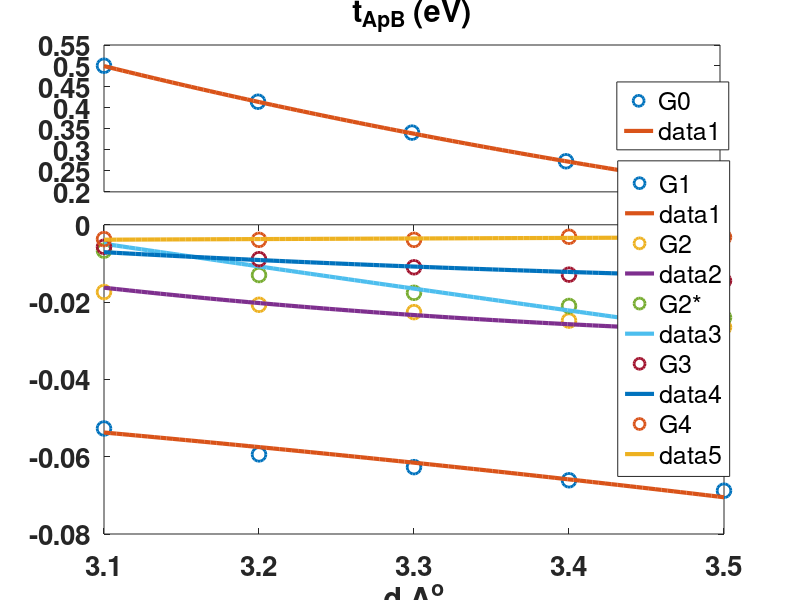

Write MATLAB code to recreate this figure. (Note: this script raises an error after producing the figure.)
% ~~~~~~ F4G4-parameters as a function of 'd' ~~~~~~

clear all
clc

% optimized 'd' = 3.261 A^o

AA_opt_d = [1.6729,0.0234,0.0273,0.0273,-0.0419,-0.0014,-0.0014 ];
BB_opt_d = [-2.3030,0.1892,0.0210,0.0210,-0.0367,0.0008,0.0008 ];
ApAp_opt_d = [1.7257,0.0106,0.0257,0.0257,-0.0440,-0.0013,-0.0013 ];
BpBp_opt_d = [-2.2097,0.1891,0.0146,0.0146,-0.0373,0.0007,0.0007 ];
ApB_opt_d = [0.3775,-0.0619,-0.0245,-0.0160,-0.0116,-0.0030,-0.0030 ];

AB_opt_d = [-2.6903,-0.2200,0.0779,-0.0227 ];
ApBp_opt_d = [-2.7087,-0.2034,0.0794,-0.0206 ];

BBp_opt_d = [-0.0177,-0.0467,0.0206,0.0072 ];
AAp_opt_d = [0.4835,0.0744,0.0520, 0.0218  ];
ABp_opt_d = [0.1190,-0.1383,-0.0215,-0.0023  ];

% d = 3.1 A^o

AA_d31 = [1.6528,0.0261,0.0240,0.0240,-0.0413,-0.0016,-0.0016   ];
BB_d31 = [-2.3318,0.1925,0.0232, 0.0232,-0.0360,0.0006,0.0006   ];
ApAp_d31 = [1.8491,0.0143,0.0248,0.0248,-0.0438, -0.0016,-0.0016  ];
BpBp_d31 = [-2.1440,0.1967,0.0172,0.0172,-0.0360,0.0010,0.0010  ];
ApB_d31 = [0.5006,-0.0527,-0.0174,-0.0067, -0.0057,-0.0037,-0.0037   ];

AB_d31 = [-2.6864,-0.2259,0.0765,-0.0231  ];
ApBp_d31 = [-2.6968,-0.2092,0.0768,-0.0227   ];

BBp_d31 = [-0.0100,-0.0658,0.0159,0.0061   ];
AAp_d31 = [0.4709,0.0362,0.0388, 0.0199    ];
ABp_d31 = [0.2029,-0.1360,-0.0063,0.0033   ];

% d = 3.2 A^o 
AA_d32 = [1.6567,0.0228,0.0258,0.0258,-0.0412,-0.0016,-0.0016   ];
BB_d32 = [-2.3130,0.1901,0.0222,0.0222,-0.0369,0.0006,0.0006  ];
ApAp_d32 = [1.7925,0.0129, 0.0260,0.0260,-0.0434,-0.0015,-0.0015   ];
BpBp_d32 = [-2.1733,0.1938,0.0168,0.0168,-0.0369,0.0009,0.0009  ];
ApB_d32 = [0.4148,-0.0594,-0.0207,-0.013,-0.0089,-0.0039,-0.003   ];

AB_d32 = [-2.6868,-0.2241,0.0783,-0.0227  ];
ApBp_d32 = [-2.7001,-0.2092,0.0784,-0.0220   ];

BBp_d32 = [-0.0157,-0.0546, 0.0186,0.0068   ];
AAp_d32 = [0.4768,0.0590,0.0463,0.0211  ];
ABp_d32 = [ 0.1558,-0.1363,-0.0146,0.0003   ];

% d = 3.3 A^o

AA_d33 = [1.6659,0.0175,0.0259,0.0259,-0.0422,-0.0018,-0.0018  ];
BB_d33 = [-2.3184,0.1883,0.0208,0.0208,-0.0379,0.0005,0.0005  ];
ApAp_d33 = [1.7539,0.0090,0.0256,0.0256,-0.0441,-0.0017,-0.0017 ];
BpBp_d33 = [-2.2196, 0.1906,0.0160,0.0160,-0.0380,0.0007,0.0007  ];
ApB_d33 = [0.3412,-0.0627,-0.0226,-0.0176,-0.0110,-0.0039,-0.0039  ];

AB_d33 = [-2.6894,-0.2215,0.0805,-0.0223  ];
ApBp_d33 = [-2.7035,-0.2083,0.0807, -0.0215  ];

BBp_d33 = [-0.0165,-0.0443,0.0205,0.0075  ];
AAp_d33 = [0.4628,0.0720,0.0498,0.0218   ];
ABp_d33 = [0.1174,-0.1323,-0.0196,-0.0022  ];

% d = 3.4 A^o

AA_d34 = [1.6789,0.0119,0.0255,0.0255,-0.0434, -0.0020,-0.0020   ];
BB_d34 = [-2.2902,0.1847,0.0191,0.0191, -0.0390,0.0004,0.0004   ];
ApAp_d34 = [1.7303,0.0044,0.0248,0.0248,-0.0451,-0.0017,-0.0017   ];
BpBp_d34 = [-2.2165,0.1857, 0.0147,0.0147,-0.0393,0.0005,0.0005   ];
ApB_d34 = [0.2729,-0.0661,-0.0248,-0.0210,-0.0129,-0.0031,-0.0031  ];

AB_d34 = [-2.6840,-0.2174,0.0827,-0.0219  ];
ApBp_d34 = [-2.6968,-0.2057,0.0831,-0.0208  ];

BBp_d34 = [ -0.0137,-0.0341, 0.0223,0.0084 ];
AAp_d34 = [ 0.4466,0.0829,0.0530,0.0222   ];
ABp_d34 = [0.0815,-0.1277, -0.0242,-0.0046  ];

% d = 3.5 A^o

AA_d35 = [1.6864,0.0066,0.0245,0.0245,-0.0448,-0.0021,-0.0021   ];
BB_d35 = [-2.2867,0.1822,0.0175,0.0175,-0.0400,0.0003,0.0003   ];
ApAp_d35 = [1.7018,-0.0006,0.0234,0.0234,-0.0462,-0.0019,-0.0019   ];
BpBp_d35 = [-2.2415,0.1818,0.0134,0.0134,-0.0405,0.0002,0.0002   ];
ApB_d35 = [0.215,-0.0688, -0.0265,-0.024,-0.0145, -0.0032,-0.0032   ];

AB_d35 = [-2.6833,-0.2138,0.0847,-0.0210  ];
ApBp_d35 = [-2.6953,-0.2033,0.0856,-0.0195   ];

BBp_d35 = [-0.0067,-0.0242,0.0241,0.0091   ];
AAp_d35 = [0.4276,0.0906,0.0551, 0.0223  ];
ABp_d35 = [ 0.0509,-0.1233,-0.0281,-0.0069   ];


%%
% figure
% plot(AA_opt_d,'Displayname','opt-d','linewidth',1)
% hold on
% plot(AA_d31,'Displayname','d=3.1','linewidth',1)
% plot(AA_d32,'Displayname','d=3.2','linewidth',1)
% plot(AA_d33,'Displayname','d=3.3','linewidth',1)
% plot(AA_d34,'Displayname','d=3.4','linewidth',1)
% plot(AA_d35,'Displayname','d=3.5','linewidth',1)
% legend('show')

%%
d = [3.1,3.2,3.3,3.4,3.5]';
AA_d = [AA_d31',AA_d32',AA_d33',AA_d34',AA_d35' ]; 
BB_d = [BB_d31',BB_d32',BB_d33',BB_d34',BB_d35' ]; 
ApAp_d = [ApAp_d31',ApAp_d32',ApAp_d33',ApAp_d34',ApAp_d35' ]; 
BpBp_d = [BpBp_d31',BpBp_d32',BpBp_d33',BpBp_d34',BpBp_d35' ]; 

AB_d = [AB_d31',AB_d32',AB_d33',AB_d34',AB_d35' ]; 
ApBp_d = [ApBp_d31',ApBp_d32',ApBp_d33',ApBp_d34',ApBp_d35' ];

AAp_d = [AAp_d31',AAp_d32',AAp_d33',AAp_d34',AAp_d35' ]; 
BBp_d = [BBp_d31',BBp_d32',BBp_d33',BBp_d34',BBp_d35' ]; 

ApB_d = [ApB_d31',ApB_d32',ApB_d33',ApB_d34',ApB_d35' ]; 
ABp_d = [ABp_d31',ABp_d32',ABp_d33',ABp_d34',ABp_d35' ]; 

%% t_AA
%{
G0 = AA_d(1,:)';
G1 = AA_d(2,:)';
G2 = AA_d(3,:)';G2(1) = 0.025;
G2p = AA_d(4,:)';G2p(1) = 0.025;
G3 = AA_d(5,:)';
G4 = AA_d(6,:)';

     func=@(x,a0,b0,c0,d0) a0.*exp(b0.*x) + c0.*exp(d0*x);

%        a0 =        3395;
%        b0 =      -3.551;
%        c0 =        1.07;
%        d0 =       0.129;
       a0 =       1.402;
       b0 =     0.05266;
       c0 =    -0.09881;
       d0 =      -9.767;

       a1 =       1.418;
       b1 =    -0.03196;
       c1 =      -1.231;
       d1 =    0.006911;
%        a1 =     -0.5444;
%        b1 =      0.2157;
%        c1 =      0.6494;
%        d1 =       0.167;
       
       a2 =      0.5976;
       b2 =     -0.8391;
       c2 =      -54.38;
       d2 =      -2.562;
       
       a3 =           0;
       b3 =      -18.65;
       c3 =    -0.02072 ;
       d3 =      0.2181 ;

       a4 =      -4.332 ;
       b4 =      -7.429 ;
       c4 =  -0.0005356 ;
       d4 =      0.3698 ;


figure
hold on

plot(d,G0,'Displayname','G0','Linewidth',3)
plot(d,func(d,a0,b0,c0,d0),'--ro','Displayname','G0-fit','Markersize',5,'Linewidth',1.5)

% plot(d,G1,'Displayname','G1','Linewidth',3)
% plot(d,func(d,a1,b1,c1,d1),'--ro','Displayname','G1-fit','Markersize',5,'Linewidth',1.5)

% plot(d,G2,'Displayname','G2','Linewidth',3)
% plot(d,func(d,a2,b2,c2,d2),'--ro','Displayname','G2-fit','Markersize',5,'Linewidth',1.5)

% plot(d,G2p,'Displayname','G2p','Linewidth',3)
% plot(d,func(d,a2p,b2p,c2p,d2p),'--ro','Displayname','G2p-fit','Markersize',5,'Linewidth',1.5)

% plot(d,G3,'Displayname','G3','Linewidth',3)
% plot(d,func(d,a3,b3,c3,d3),'--ro','Displayname','G3-fit','Markersize',5,'Linewidth',1.5)
 
% plot(d,G4,'Displayname','G4','Linewidth',3)
% plot(d,func(d,a4,b4,c4,d4),'--ro','Displayname','G4-fit','Markersize',5,'Linewidth',1.5)

legend('show')
       
x = d;
x0 = [a0,b0,c0,d0]; 
x1 = [a1,b1,c1,d1]; 
x2 = [a2,b2,c2,d2]; 
% x2p = [a2p,b2p,c2p,d2p];
x3 = [a3,b3,c3,d3]; 
x4 = [a4,b4,c4,d4]; 

myfit1_BN(x0,G0)
%  myfit1_BN(x1,G1)
% myfit1_BN(x2,G2)
% myfit1_BN(x2p,G2p)
% myfit1_BN(x3,G3)
% myfit1_BN(x4,G4)

%%
figure1 = figure;
axes1 = axes('Parent',figure1,...
    'Position',[0.13 0.680241327300151 0.77 0.244758672699849]);
hold(axes1,'on');
plot(d,AA_d(1,:),'Parent',axes1,'DisplayName','G0','Marker','o','LineWidth',2);
% ylabel('E (eV)');

title('t_{AA} (eV)');

box(axes1,'on');
set(axes1,'FontSize',20,'FontWeight','bold','XTick',zeros(1,0));
legend1 = legend(axes1,'show');
set(legend1,...
    'Position',[0.771028961154493 0.750303835144163 0.0970149253731343 0.0392156862745098]);
axes2 = axes('Parent',figure1,...
    'Position',[0.13 0.11 0.775 0.515367647058824]);
hold(axes2,'on');
plot(d,AA_d(2,:),'o-','Displayname','G1','linewidth',2)
plot(d,AA_d(3,:),'o-','Displayname','G2','linewidth',2)
plot(d,AA_d(4,:),'o-','Displayname','G2*','linewidth',2)
plot(d,AA_d(5,:),'o-','Displayname','G3','linewidth',2)
plot(d,AA_d(6,:),'o-','Displayname','G4','linewidth',2)
% ylabel('E (eV)','FontWeight','bold');
xlabel('d A^o','FontWeight','bold');
box(axes2,'on');
set(axes2,'FontSize',20,'FontWeight','bold');
legend2 = legend(axes2,'show');
set(legend2,...
    'Position',[0.772164426213304 0.20594807893233 0.107462686567164 0.174962292609351]);
F1=550;F2=600;F3=550;F4=600;
figure1.Position=[F1 F2 F3 F4];
%}

%% t_BB
%{
G0 = BB_d(1,:)';
G1 = BB_d(2,:)';
G2 = BB_d(3,:)';
G2p = BB_d(4,:)';
G3 = BB_d(5,:)';
G4 = BB_d(6,:)';%G4(5) = 1.0e-03 *0.7;

     func=@(x,a0,b0,c0,d0) a0.*exp(b0.*x) + c0.*exp(d0*x);

       a0 =     0.01081 ;
       b0 =      0.6491 ;
       c0 =      -2.582 ;
       d0 =    -0.02213 ;

       a1 =    -0.05535 ;
       b1 =      0.1875 ;
       c1 =      0.3135 ;
       d1 =    -0.02322 ;

       a2 =      0.1805 ;
       b2 =     -0.6548 ;
       c2 =    -0.03781 ;
       d2 =      -1.454 ;

       a2p =      0.1805 ;
       b2p =     -0.6548 ;
       c2p =    -0.03781 ;
       d2p =      -1.454 ;
       
       a3 =     -0.0798 ;
       b3 =     -0.8135 ;
       c3 =   -0.007377 ;
       d3 =      0.4485 ;

       a4 =      0.2453;
       b4 =      -1.451;
       c4 =    -0.09688;
       d4 =      -1.252;

       
figure
hold on

% plot(d,G0,'Displayname','G0','Linewidth',3)
% plot(d,func(d,a0,b0,c0,d0),'--ro','Displayname','G0-fit','Markersize',5,'Linewidth',1.5)

% plot(d,G1,'Displayname','G1','Linewidth',3)
% plot(d,func(d,a1,b1,c1,d1),'--ro','Displayname','G1-fit','Markersize',5,'Linewidth',1.5)

% plot(d,G2,'Displayname','G2','Linewidth',3)
% plot(d,func(d,a2,b2,c2,d2),'--ro','Displayname','G2-fit','Markersize',5,'Linewidth',1.5)

% plot(d,G2p,'Displayname','G2p','Linewidth',3)
% plot(d,func(d,a2p,b2p,c2p,d2p),'--ro','Displayname','G2p-fit','Markersize',5,'Linewidth',1.5)

% plot(d,G3,'Displayname','G3','Linewidth',3)
% plot(d,func(d,a3,b3,c3,d3),'--ro','Displayname','G3-fit','Markersize',5,'Linewidth',1.5)
 
plot(d,G4,'Displayname','G4','Linewidth',3)
plot(d,func(d,a4,b4,c4,d4),'--ro','Displayname','G4-fit','Markersize',5,'Linewidth',1.5)

legend('show')
       
x = d;
x0 = [a0,b0,c0,d0]; 
x1 = [a1,b1,c1,d1]; 
x2 = [a2,b2,c2,d2]; 
x2p = [a2p,b2p,c2p,d2p];
x3 = [a3,b3,c3,d3]; 
x4 = [a4,b4,c4,d4]; 

% myfit1_BN(x0,G0)
% myfit1_BN(x1,G1)
% myfit1_BN(x2,G2)
% myfit1_BN(x2p,G2p)
% myfit1_BN(x3,G3)
myfit1_BN(x4,G4)


% figure1 = figure;
% axes1 = axes('Parent',figure1,...
%     'Position',[0.13 0.680241327300151 0.77 0.244758672699849]);
% hold(axes1,'on');
% plot(d',G0,'Parent',axes1,'DisplayName','G0','Marker','o','LineWidth',2);
% % ylabel('E (eV)');
% 
% title('t_{BB} (eV)');
% 
% box(axes1,'on');
% set(axes1,'FontSize',20,'FontWeight','bold','XTick',zeros(1,0));
% legend1 = legend(axes1,'show');
% set(legend1,...
%     'Position',[0.771028961154493 0.750303835144163 0.0970149253731343 0.0392156862745098]);
% axes2 = axes('Parent',figure1,...
%     'Position',[0.13 0.11 0.775 0.515367647058824]);
% hold(axes2,'on');
% plot(d',G1,'o-','Displayname','G1','linewidth',2)
% plot(d',G2,'o-','Displayname','G2','linewidth',2)
% plot(d',G2p,'o-','Displayname','G2*','linewidth',2)
% plot(d',G3,'o-','Displayname','G3','linewidth',2)
% plot(d',G4,'o-','Displayname','G4','linewidth',2)
% % ylabel('E (eV)','FontWeight','bold');
% xlabel('d A^o','FontWeight','bold');
% box(axes2,'on');
% set(axes2,'FontSize',20,'FontWeight','bold');
% legend2 = legend(axes2,'show');
% set(legend2,...
%     'Position',[0.772164426213304 0.20594807893233 0.107462686567164 0.174962292609351]);
% F1=550;F2=600;F3=550;F4=600;
% figure1.Position=[F1 F2 F3 F4];
%}

%% t_ApAp
%{
G0 = ApAp_d(1,:)';
G1 = ApAp_d(2,:)';
G2 = ApAp_d(3,:)';
G2p = ApAp_d(4,:)';
G3 = ApAp_d(5,:)';
G4 = ApAp_d(6,:)';

     func=@(x,a0,b0,c0,d0) a0.*exp(b0.*x) + c0.*exp(d0*x);

%        a0 =       239.8;
%        b0 =      -1.974;
%        c0 =      0.5514;
%        d0 =      0.2821;       
       a0 =       2.514;
       b0 =      -6.322;
       c0 =       3.671;
       d0 =     -0.2225;

       a1 =     -0.1604;
       b1 =      0.0707;
       c1 =      0.2551;
       d1 =    -0.05683;

       a2 =     -0.1176  ;
       b2 =      0.3172  ;
       c2 =      0.1424  ;
       d2 =       0.281  ;

       a2p =     -0.1176  ;
       b2p =      0.3172  ;
       c2p =      0.1424  ;
       d2p =       0.281  ; 
       
       a3 =           0;
       b3 =      -13.68;
       c3 =    -0.02733;
       d3 =      0.1478;
      
       a4 =      -4.028 ;
       b4 =       -3.73 ;
       c4 =  -0.0003268 ;
       d4 =      0.4917 ;

       
figure
hold on

plot(d,G0,'Displayname','G0','Linewidth',3)
plot(d,func(d,a0,b0,c0,d0),'--ro','Displayname','G0-fit','Markersize',5,'Linewidth',1.5)

% plot(d,G1,'Displayname','G1','Linewidth',3)
% plot(d,func(d,a1,b1,c1,d1),'--ro','Displayname','G1-fit','Markersize',5,'Linewidth',1.5)

% plot(d,G2,'Displayname','G2','Linewidth',3)
% plot(d,func(d,a2,b2,c2,d2),'--ro','Displayname','G2-fit','Markersize',5,'Linewidth',1.5)

% plot(d,G2p,'Displayname','G2p','Linewidth',3)
% plot(d,func(d,a2p,b2p,c2p,d2p),'--ro','Displayname','G2p-fit','Markersize',5,'Linewidth',1.5)
% 
% plot(d,G3,'Displayname','G3','Linewidth',3)
% plot(d,func(d,a3,b3,c3,d3),'--ro','Displayname','G3-fit','Markersize',5,'Linewidth',1.5)
%  
% plot(d,G4,'Displayname','G4','Linewidth',3)
% plot(d,func(d,a4,b4,c4,d4),'--ro','Displayname','G4-fit','Markersize',5,'Linewidth',1.5)

legend('show')
       
x = d;
x0 = [a0,b0,c0,d0]; 
x1 = [a1,b1,c1,d1]; 
x2 = [a2,b2,c2,d2]; 
x2p = [a2p,b2p,c2p,d2p];
x3 = [a3,b3,c3,d3]; 
x4 = [a4,b4,c4,d4]; 

myfit1_BN(x0,G0)
% myfit1_BN(x1,G1)
% myfit1_BN(x2,G2)
% myfit1_BN(x2p,G2p)
% myfit1_BN(x3,G3)
% myfit1_BN(x4,G4)      
      
% figure1 = figure;
% axes1 = axes('Parent',figure1,...
%     'Position',[0.13 0.680241327300151 0.77 0.244758672699849]);
% hold(axes1,'on');
% plot(d,ApAp_d(1,:),'Parent',axes1,'DisplayName','G0','Marker','o','LineWidth',2);
% % ylabel('E (eV)');
% 
% title('t_{ApAp} (eV)');
% 
% box(axes1,'on');
% set(axes1,'FontSize',20,'FontWeight','bold','XTick',zeros(1,0));
% legend1 = legend(axes1,'show');
% set(legend1,...
%     'Position',[0.771028961154493 0.750303835144163 0.0970149253731343 0.0392156862745098]);
% axes2 = axes('Parent',figure1,...
%     'Position',[0.13 0.11 0.775 0.515367647058824]);
% hold(axes2,'on');
% plot(d,ApAp_d(2,:),'o-','Displayname','G1','linewidth',2)
% plot(d,ApAp_d(3,:),'o-','Displayname','G2','linewidth',2)
% plot(d,ApAp_d(4,:),'o-','Displayname','G2*','linewidth',2)
% plot(d,ApAp_d(5,:),'o-','Displayname','G3','linewidth',2)
% plot(d,ApAp_d(6,:),'o-','Displayname','G4','linewidth',2)
% % ylabel('E (eV)','FontWeight','bold');
% xlabel('d A^o','FontWeight','bold');
% box(axes2,'on');
% set(axes2,'FontSize',20,'FontWeight','bold');
% legend2 = legend(axes2,'show');
% set(legend2,...
%     'Position',[0.772164426213304 0.20594807893233 0.107462686567164 0.174962292609351]);
% F1=550;F2=600;F3=550;F4=600;
% figure1.Position=[F1 F2 F3 F4];
%}

%% t_BpBp
%{
G0 = BpBp_d(1,:)';
G1 = BpBp_d(2,:)';
G2 = BpBp_d(3,:)';
G2p = BpBp_d(4,:)';
G3 = BpBp_d(5,:)';
G4 = BpBp_d(6,:)';

func=@(x,a0,b0,c0,d0) a0.*exp(b0.*x) + c0.*exp(d0*x);

       a0 =     0.07838;
       b0 =      0.9919;
       c0 =      -0.726;
       d0 =      0.5373;
       
       a1 =      0.3536;
       b1 =     -0.1884;
       c1 =      0.8459;
       d1 =      -4.853;

       a2 =  -0.0003819;
       b2 =       1.497;
       c2 =    0.002532;
       d2 =       1.003;
       
       a3 =     -0.2003 ;
       b3 =     -0.9921 ;
       c3 =   -0.0036591 ;
       d3 =      0.6417 ;

       a4 =     0.04211;
       b4 =      0.1121;
       c4 =    -0.03772;
       d4 =       0.142;

       
figure
hold on

% plot(d,G0,'Displayname','G0','Linewidth',3)
% plot(d,func(d,a0,b0,c0,d0),'--ro','Displayname','G0-fit','Markersize',5,'Linewidth',1.5)

% plot(d,G1,'Displayname','G1','Linewidth',3)
% plot(d,func(d,a1,b1,c1,d1),'--ro','Displayname','G1-fit','Markersize',5,'Linewidth',1.5)

% plot(d,G2,'Displayname','G2','Linewidth',3)
% plot(d,func(d,a2,b2,c2,d2),'--ro','Displayname','G2-fit','Markersize',5,'Linewidth',1.5)

% plot(d,G2p,'Displayname','G2p','Linewidth',3)
% plot(d,func(d,a2p,b2p,c2p,d2p),'--ro','Displayname','G2p-fit','Markersize',5,'Linewidth',1.5)

% plot(d,G3,'Displayname','G3','Linewidth',3)
% plot(d,func(d,a3,b3,c3,d3),'--ro','Displayname','G3-fit','Markersize',5,'Linewidth',1.5)
 
plot(d,G4,'Displayname','G4','Linewidth',3)
plot(d,func(d,a4,b4,c4,d4),'--ro','Displayname','G4-fit','Markersize',5,'Linewidth',1.5)

legend('show')
       
x = d;
x0 = [a0,b0,c0,d0]; 
x1 = [a1,b1,c1,d1]; 
x2 = [a2,b2,c2,d2]; 
% x2p = [a2p,b2p,c2p,d2p];
x3 = [a3,b3,c3,d3]; 
x4 = [a4,b4,c4,d4]; 

% myfit1_BN(x0,G0)
% myfit1_BN(x1,G1)
% myfit1_BN(x2,G2)
% myfit1_BN(x2p,G2p)
% myfit1_BN(x3,G3)
myfit1_BN(x4,G4)      
      
% figure1 = figure;
% axes1 = axes('Parent',figure1,...
%     'Position',[0.13 0.680241327300151 0.77 0.244758672699849]);
% hold(axes1,'on');
% plot(d',G0,'Parent',axes1,'DisplayName','G0','Marker','o','LineWidth',2);
% % ylabel('E (eV)');
% 
% title('t_{BpBp} (eV)');
% 
% box(axes1,'on');
% set(axes1,'FontSize',20,'FontWeight','bold','XTick',zeros(1,0));
% legend1 = legend(axes1,'show');
% set(legend1,...
%     'Position',[0.771028961154493 0.750303835144163 0.0970149253731343 0.0392156862745098]);
% axes2 = axes('Parent',figure1,...
%     'Position',[0.13 0.11 0.775 0.515367647058824]);
% hold(axes2,'on');
% plot(d',G1,'o-','Displayname','G1','linewidth',2)
% plot(d',G2,'o-','Displayname','G2','linewidth',2)
% plot(d',G2p,'o-','Displayname','G2*','linewidth',2)
% plot(d',G3,'o-','Displayname','G3','linewidth',2)
% plot(d',G4,'o-','Displayname','G4','linewidth',2)
% % ylabel('E (eV)','FontWeight','bold');
% xlabel('d A^o','FontWeight','bold');
% box(axes2,'on');
% set(axes2,'FontSize',20,'FontWeight','bold');
% legend2 = legend(axes2,'show');
% set(legend2,...
%     'Position',[0.772164426213304 0.20594807893233 0.107462686567164 0.174962292609351]);
% F1=550;F2=600;F3=550;F4=600;
% figure1.Position=[F1 F2 F3 F4];
%}

%% t_ApB
% {
G0 = ApB_d(1,:)';
G1 = ApB_d(2,:)';
G2 = ApB_d(3,:)';
G2p = ApB_d(4,:)';
G3 = ApB_d(5,:)';
G4 = ApB_d(6,:)';

func=@(x,a0,b0,c0,d0) a0.*exp(b0.*x) + c0.*exp(d0*x);

%        a0 =    -0.04005 ;
%        b0 =      0.3796 ;
%        c0 =       42.64 ;
%        d0 =      -1.359 ;
       
       a0 =     -0.0418 ;%
       b0 =      0.3708 ;%
       c0 =       42.41 ;%
       d0 =      -1.357 ;%

%        a1 =   -0.007954;
%        b1 =      0.6208;
%        c1 =           0;
%        d1 =      -38.65;
%        a1 =   -0.005896;
%        b1 =      0.7141;
%        c1 =       4.225;
%        d1 =      -8.981;
       
       a1 =   -0.006561;
       b1 =      0.6784;
       c1 =       4.225;
       d1 =      -8.981;

       a2 =     -0.5243;
       b2 =     -0.5917;
       c2 =       5.096;
       d2 =      -1.395;
       
%        a2 =   -0.006561;
%        b2 =      0.6784;
%        c2 =       4.225;
%        d2 =      -8.981;
       
       a2p =      0.4423;
       b2p =     -0.2127;
       c2p =     -0.2044;
       d2p =     0.04448;
       
%        a2p =      0.4334;
%        b2p =     -0.2172;
%        c2p =     -0.1945;
%        d2p =     0.04846;
       a2p =      0.4334 ;% (-1.224e+04, 1.224e+04)
       b2p =     -0.2173 ;% (-6679, 6678)
       c2p =     -0.1944 ;% (-1.304e+04, 1.304e+04)
       d2p =     0.04843 ;% (-6196, 6196)

       a3 =      -0.778;
       b3 =     -0.6396;
       c3 =        1.66;
       d3 =     -0.9052;
       
       a3 =     -0.7499 ;
       b3 =     -0.6357 ;
       c3 =       1.633 ;
       d3 =     -0.9094 ;
       
       a4 =      0.0155;
       b4 =      -10.72;
       c4 =    -0.01329;
       d4 =     -0.4014;
       a4 =      0.0155;
       b4 =      -10.72;
       c4 =    -0.01439 ;
       d4 =     -0.4246 ;


%figure
%hold on
% plot(d,G0,'Displayname','G0','Linewidth',3)
% plot(d,func(d,a0,b0,c0,d0),'--ro','Displayname','G0-fit','Markersize',5,'Linewidth',1.5)
% plot(d,G1,'Displayname','G1','Linewidth',3)
% plot(d,func(d,a1,b1,c1,d1),'--ro','Displayname','G1-fit','Markersize',5,'Linewidth',1.5)
% plot(d,G2,'Displayname','G2','Linewidth',3)
% plot(d,func(d,a2,b2,c2,d2),'--ro','Displayname','G2-fit','Markersize',5,'Linewidth',1.5)
% plot(d,G2p,'Displayname','G2p','Linewidth',3)
% plot(d,func(d,a2p,b2p,c2p,d2p),'--ro','Displayname','G2p-fit','Markersize',5,'Linewidth',1.5)
% plot(d,G3,'Displayname','G3','Linewidth',3)
% plot(d,func(d,a3,b3,c3,d3),'--ro','Displayname','G3-fit','Markersize',5,'Linewidth',1.5)
%plot(d,G4,'Displayname','G4','Linewidth',3)
%plot(d,func(d,a4,b4,c4,d4),'--ro','Displayname','G4-fit','Markersize',5,'Linewidth',1.5)
%legend('show')
       
x = d;
x0 = [a0,b0,c0,d0]; 
x1 = [a1,b1,c1,d1]; 
x2 = [a2,b2,c2,d2]; 
x2p = [a2p,b2p,c2p,d2p];
x3 = [a3,b3,c3,d3]; 
x4 = [a4,b4,c4,d4]; 

% myfit1_BN(x0,G0)
%myfit1_BN(x1,G1)
%myfit1_BN(x2,G2)
%  myfit1_BN(x2p,G2p)
% myfit1_BN(x3,G3)
%myfit1_BN(x4,G4)   
       
% d = [3.1,3.2,3.3,3.4]';
dd = linspace(3.1,3.5,100);

figure1 = figure;
axes1 = axes('Parent',figure1,...
    'Position',[0.13 0.680241327300151 0.77 0.244758672699849]);
hold(axes1,'on');
% plot(d',G0,'Parent',axes1,'DisplayName','G0','Marker','o','LineWidth',2);
h1 = plot(d',G0,'o','Displayname','G0','linewidth',2,'Markersize',10);
plot(dd,func(dd,a0,b0,c0,d0),'-','Markersize',5,'Linewidth',3)
% ylabel('E (eV)');

title('t_{ApB} (eV)');

box(axes1,'on');
set(axes1,'FontSize',20,'FontWeight','bold','XTick',zeros(1,0));
legend1 = legend(axes1,'show',h1);
set(legend1,...
    'Position',[0.771028961154493 0.750303835144163 0.0970149253731343 0.0392156862745098]);
axes2 = axes('Parent',figure1,...
    'Position',[0.13 0.11 0.775 0.515367647058824]);
hold(axes2,'on');
h2 = plot(d',G1,'o','Displayname','G1','linewidth',2,'Markersize',10);
plot(dd,func(dd,a1,b1,c1,d1),'-','Markersize',5,'Linewidth',3)
h3 = plot(d',G2,'o','Displayname','G2','linewidth',2,'Markersize',10);
plot(dd,func(dd,a2,b2,c2,d2),'-','Markersize',5,'Linewidth',3)
h4 = plot(d',G2p,'o','Displayname','G2*','linewidth',2,'Markersize',10);
plot(dd,func(dd,a2p,b2p,c2p,d2p),'-','Markersize',5,'Linewidth',3)
h5 = plot(d',G3,'o','Displayname','G3','linewidth',2,'Markersize',10);
plot(dd,func(dd,a3,b3,c3,d3),'-','Markersize',5,'Linewidth',3)
h6 = plot(d',G4,'o','Displayname','G4','linewidth',2,'Markersize',10);
plot(dd,func(dd,a4,b4,c4,d4),'-','Markersize',5,'Linewidth',3)
% ylabel('E (eV)','FontWeight','bold');
xlabel('d A^o','FontWeight','bold');
box(axes2,'on');
set(axes2,'FontSize',20,'FontWeight','bold');
legend2 = legend(axes2,'show',[h2,h3,h4,h5,h6]);


set(legend2,...
    'Position',[0.772164426213304 0.20594807893233 0.107462686567164 0.174962292609351]);
F1=550;F2=600;F3=550;F4=600;
figure1.Position=[F1 F2 F3 F4];
%}

%% t_AB
% {
F1 = AB_d(1,:)';F1(3) = -2.6846;F1(2) = -2.6858; 
F2 = AB_d(2,:)';
F3 = AB_d(3,:)';
F4 = AB_d(4,:)';

func=@(x,a0,b0,c0,d0) a0.*exp(b0.*x) + c0.*exp(d0*x);
       a1 =      -2.805;
       b1 =   -0.003352;
       c1 =     0.09248;
       d1 =    -0.01006;

       a2 =       -2.89;
       b2 =      -7.455;
       c2 =     -0.3349;
       d2 =     -0.1262;

       a3 =     0.03819;
       b3 =      0.2253;
       c3 =      -1.991;
       d3 =       -7.39;

       a4 =      0.2825;
       b4 =    0.006668;
       c4 =      -0.318;
       d4 =   -0.006668;


       
% figure
% hold on

% plot(d,F1,'Displayname','F1','Linewidth',3)
% plot(d,func(d,a1,b1,c1,d1),'--r','Displayname','F1-fit','Markersize',5,'Linewidth',1.5)
% 
% plot(d,F2,'Displayname','F2','Linewidth',3)
% plot(d,func(d,a2,b2,c2,d2),'--r','Displayname','F2-fit','Markersize',5,'Linewidth',1.5)

% plot(d,F3,'Displayname','F3','Linewidth',3)
% plot(d,func(d,a3,b3,c3,d3),'--r','Displayname','F3-fit','Markersize',5,'Linewidth',1.5)
%  
% plot(d,F4,'Displayname','F4','Linewidth',3)
% plot(d,func(d,a4,b4,c4,d4),'--r','Displayname','F4-fit','Markersize',5,'Linewidth',1.5)
% 
% legend('show')

x = d;
x1 = [a1,b1,c1,d1]; 
x2 = [a2,b2,c2,d2]; 
x3 = [a3,b3,c3,d3]; 
x4 = [a4,b4,c4,d4]; 

% myfit1_BN(x1,F1)
% myfit1_BN(x2,F2)
% myfit1_BN(x3,F3)
% myfit1_BN(x4,F4)
       
figure1 = figure;
axes1 = axes('Parent',figure1,...
    'Position',[0.13 0.680241327300151 0.77 0.244758672699849]);
hold(axes1,'on');
% plot(d',F1,'Parent',axes1,'DisplayName','F1','Marker','o','LineWidth',2);
h1 = plot(d',F1,'o','Displayname','F1','linewidth',2);
plot(d,func(d,a1,b1,c1,d1),'-','Markersize',5,'Linewidth',1.5)
legend1 = legend(axes1,'show',h1);
% ylabel('E (eV)');

title('t_{AB} (eV)');

box(axes1,'on');
set(axes1,'FontSize',20,'FontWeight','bold','XTick',zeros(1,0));
legend1 = legend(axes1,'show');
set(legend1,...
    'Position',[0.771028961154493 0.750303835144163 0.0970149253731343 0.0392156862745098]);
axes2 = axes('Parent',figure1,...
    'Position',[0.13 0.11 0.775 0.515367647058824]);
hold(axes2,'on');
h2 = plot(d',F2,'o','Displayname','F2','linewidth',2)
plot(d,func(d,a2,b2,c2,d2),'-','Markersize',5,'Linewidth',1.5)
h3 = plot(d',F3,'o','Displayname','F3','linewidth',2)
plot(d,func(d,a3,b3,c3,d3),'-','Markersize',5,'Linewidth',1.5)
h4 = plot(d',F4,'o','Displayname','F4','linewidth',2)
plot(d,func(d,a4,b4,c4,d4),'-','Markersize',5,'Linewidth',1.5)
% ylabel('E (eV)','FontWeight','bold');
xlabel('d A^o','FontWeight','bold');
box(axes2,'on');
set(axes2,'FontSize',20,'FontWeight','bold');
legend2 = legend(axes2,'show',[h2,h3,h4]);
set(legend2,...
    'Position',[0.772164426213304 0.20594807893233 0.107462686567164 0.174962292609351]);
Ff1=550;Ff2=600;Ff3=550;Ff4=600;
figure1.Position=[Ff1 Ff2 Ff3 Ff4];
%}

%% t_ApBp
%{
F1 = ApBp_d(1,:)';
F2 = ApBp_d(2,:)';
F3 = ApBp_d(3,:)';
F4 = ApBp_d(4,:)';

func=@(x,a0,b0,c0,d0) a0.*exp(b0.*x) + c0.*exp(d0*x);

       a1 =    -0.02221;
       b1 =       -4.32;
       c1 =      -2.688;
       d1 =    0.001259;

       a2 =       0.787;
       b2 =      -0.273;
       c2 =     -0.9677;
       d2 =      -0.184;

       a3 =     0.03648;
       b3 =      0.2405;
       c3 =      -4.233;
       d3 =      -5.304;
       
       a4 =     -0.5826;
       b4 =      0.4629;
       c4 =      0.5664;
       d4 =       0.469;

   
figure
hold on

% plot(d,F1,'Displayname','F1','Linewidth',3)
% plot(d,func(d,a1,b1,c1,d1),'--ro','Displayname','F1-fit','Markersize',5,'Linewidth',1.5)

% plot(d,F2,'Displayname','F2','Linewidth',3)
% plot(d,func(d,a2,b2,c2,d2),'--ro','Displayname','F2-fit','Markersize',5,'Linewidth',1.5)

plot(d,F3,'Displayname','F3','Linewidth',3)
plot(d,func(d,a3,b3,c3,d3),'--ro','Displayname','F3-fit','Markersize',5,'Linewidth',1.5)
 
% plot(d,F4,'Displayname','F4','Linewidth',3)
% plot(d,func(d,a4,b4,c4,d4),'--ro','Displayname','F4-fit','Markersize',5,'Linewidth',1.5)

legend('show')

x = d;
x1 = [a1,b1,c1,d1]; 
x2 = [a2,b2,c2,d2]; 
x3 = [a3,b3,c3,d3]; 
x4 = [a4,b4,c4,d4]; 

% myfit1_BN(x1,F1)
% myfit1_BN(x2,F2)
myfit1_BN(x3,F3)
% myfit1_BN(x4,F4)

       
% figure1 = figure;
% axes1 = axes('Parent',figure1,...
%     'Position',[0.13 0.680241327300151 0.77 0.244758672699849]);
% hold(axes1,'on');
% plot(d',F1,'Parent',axes1,'DisplayName','F1','Marker','o','LineWidth',2);
% % ylabel('E (eV)');
% 
% title('t_{ApBp} (eV)');
% 
% box(axes1,'on');
% set(axes1,'FontSize',20,'FontWeight','bold','XTick',zeros(1,0));
% legend1 = legend(axes1,'show');
% set(legend1,...
%     'Position',[0.771028961154493 0.750303835144163 0.0970149253731343 0.0392156862745098]);
% axes2 = axes('Parent',figure1,...
%     'Position',[0.13 0.11 0.775 0.515367647058824]);
% hold(axes2,'on');
% plot(d',F2,'o-','Displayname','F2','linewidth',2)
% plot(d',F3,'o-','Displayname','F3','linewidth',2)
% plot(d',F4,'o-','Displayname','F4','linewidth',2)
% % ylabel('E (eV)','FontWeight','bold');
% xlabel('d A^o','FontWeight','bold');
% box(axes2,'on');
% set(axes2,'FontSize',20,'FontWeight','bold');
% legend2 = legend(axes2,'show');
% set(legend2,...
%     'Position',[0.772164426213304 0.20594807893233 0.107462686567164 0.174962292609351]);
% Ff1=550;Ff2=600;Ff3=550;Ff4=600;
% figure1.Position=[Ff1 Ff2 Ff3 Ff4];
%}

%% t_AAp
%{
F1 = AAp_d(1,:)';
F2 = AAp_d(2,:)';
F3 = AAp_d(3,:)';
F4 = AAp_d(4,:)';F4(4) = 0.0216;


func=@(x,a0,b0,c0,d0) a0.*exp(b0.*x) + c0.*exp(d0*x);

       a1 =     -0.5973;
       b1 =      0.9163;
       c1 =      0.7005;
       d1 =      0.8792;

       a2 =     -0.6613;
       b2 =      0.8112;
       c2 =      0.6552;
       d2 =      0.8161;

       a3 =   -0.008976;
       b3 =      0.6663;
       c3 =      0.0128;
       d3 =      0.7016;
       
       a4 =    0.009705;
       b4 =      0.2387;
       c4 =      0.7201;
       d4 =      -3.841;

figure
hold on

% plot(d,F1,'Displayname','F1','Linewidth',3)
% plot(d,func(d,a1,b1,c1,d1),'--ro','Displayname','F1-fit','Markersize',5,'Linewidth',1.5)

% plot(d,F2,'Displayname','F2','Linewidth',3)
% plot(d,func(d,a2,b2,c2,d2),'--ro','Displayname','F2-fit','Markersize',5,'Linewidth',1.5)

% plot(d,F3,'Displayname','F3','Linewidth',3)
% plot(d,func(d,a3,b3,c3,d3),'--ro','Displayname','F3-fit','Markersize',5,'Linewidth',1.5)

plot(d,F4,'Displayname','F4','Linewidth',3)
plot(d,func(d,a4,b4,c4,d4),'--ro','Displayname','F4-fit','Markersize',5,'Linewidth',1.5)

legend('show')

x = d;
x1 = [a1,b1,c1,d1]; 
x2 = [a2,b2,c2,d2]; 
x3 = [a3,b3,c3,d3]; 
x4 = [a4,b4,c4,d4]; 

% myfit1_BN(x1,F1)
% myfit1_BN(x2,F2)
% myfit1_BN(x3,F3)
myfit1_BN(x4,F4)
      
% figure1 = figure;
% axes1 = axes('Parent',figure1,...
%     'Position',[0.13 0.680241327300151 0.77 0.244758672699849]);
% hold(axes1,'on');
% plot(d',F1,'Parent',axes1,'DisplayName','F1','Marker','o','LineWidth',2);
% % ylabel('E (eV)');
% 
% title('t_{AAp} (eV)');
% 
% box(axes1,'on');
% set(axes1,'FontSize',20,'FontWeight','bold','XTick',zeros(1,0));
% legend1 = legend(axes1,'show');
% set(legend1,...
%     'Position',[0.771028961154493 0.750303835144163 0.0970149253731343 0.0392156862745098]);
% axes2 = axes('Parent',figure1,...
%     'Position',[0.13 0.11 0.775 0.515367647058824]);
% hold(axes2,'on');
% plot(d',F2,'o-','Displayname','F2','linewidth',2)
% plot(d',F3,'o-','Displayname','F3','linewidth',2)
% plot(d',F4,'o-','Displayname','F4','linewidth',2)
% % ylabel('E (eV)','FontWeight','bold');
% xlabel('d A^o','FontWeight','bold');
% box(axes2,'on');
% set(axes2,'FontSize',20,'FontWeight','bold');
% legend2 = legend(axes2,'show');
% set(legend2,...
%     'Position',[0.772164426213304 0.20594807893233 0.107462686567164 0.174962292609351]);
% Ff1=550;Ff2=600;Ff3=550;Ff4=600;
% figure1.Position=[Ff1 Ff2 Ff3 Ff4];
%}

%% t_BBp
%{
F1 = BBp_d(1,:)';
F2 = BBp_d(2,:)';
F3 = BBp_d(3,:)';
F4 = BBp_d(4,:)';


func=@(x,a0,b0,c0,d0) a0.*exp(b0.*x) + c0.*exp(d0*x);

       a1 =     -0.1576;
       b1 =     -0.3161;
       c1 =       1.357;
       d1 =      -1.068;
       
       a2 =   0.0008165;
       b2 =      0.8209;
       c2 =     -0.1054;
       d2 =     -0.1697;

       a3 =      0.1372;
       b3 =      0.2613;
       c3 =     -0.1557;
       d3 =      0.2034;

       a4 =    0.002648;
       b4 =      0.3089;
       c4 =      -1.814;
       d4 =      -5.524;


figure
hold on

% plot(d,F1,'Displayname','F1','Linewidth',3)
% plot(d,func(d,a1,b1,c1,d1),'--ro','Displayname','F1-fit','Markersize',5,'Linewidth',1.5)

% plot(d,F2,'Displayname','F2','Linewidth',3)
% plot(d,func(d,a2,b2,c2,d2),'--ro','Displayname','F2-fit','Markersize',5,'Linewidth',1.5)

% plot(d,F3,'Displayname','F3','Linewidth',3)
% plot(d,func(d,a3,b3,c3,d3),'--ro','Displayname','F3-fit','Markersize',5,'Linewidth',1.5)

plot(d,F4,'Displayname','F4','Linewidth',3)
plot(d,func(d,a4,b4,c4,d4),'--ro','Displayname','F4-fit','Markersize',5,'Linewidth',1.5)

legend('show')

x = d;
x1 = [a1,b1,c1,d1]; 
x2 = [a2,b2,c2,d2]; 
x3 = [a3,b3,c3,d3]; 
x4 = [a4,b4,c4,d4]; 

% myfit1_BN(x1,F1)
% myfit1_BN(x2,F2)
% myfit1_BN(x3,F3)
myfit1_BN(x4,F4)
       
% figure1 = figure;
% axes1 = axes('Parent',figure1,...
%     'Position',[0.13 0.680241327300151 0.77 0.244758672699849]);
% hold(axes1,'on');
% plot(d',F1,'Parent',axes1,'DisplayName','F1','Marker','o','LineWidth',2);
% % ylabel('E (eV)');
% 
% title('t_{BBp} (eV)');
% 
% box(axes1,'on');
% set(axes1,'FontSize',20,'FontWeight','bold','XTick',zeros(1,0));
% legend1 = legend(axes1,'show');
% set(legend1,...
%     'Position',[0.771028961154493 0.750303835144163 0.0970149253731343 0.0392156862745098]);
% axes2 = axes('Parent',figure1,...
%     'Position',[0.13 0.11 0.775 0.515367647058824]);
% hold(axes2,'on');
% plot(d',F2,'o-','Displayname','F2','linewidth',2)
% plot(d',F3,'o-','Displayname','F3','linewidth',2)
% plot(d',F4,'o-','Displayname','F4','linewidth',2)
% % ylabel('E (eV)','FontWeight','bold');
% xlabel('d A^o','FontWeight','bold');
% box(axes2,'on');
% set(axes2,'FontSize',20,'FontWeight','bold');
% legend2 = legend(axes2,'show');
% set(legend2,...
%     'Position',[0.772164426213304 0.20594807893233 0.107462686567164 0.174962292609351]);
% Ff1=550;Ff2=600;Ff3=550;Ff4=600;
% figure1.Position=[Ff1 Ff2 Ff3 Ff4];
%}

%% t_ABp
%{
F1 = ABp_d(1,:)';
F2 = ABp_d(2,:)';
F3 = ABp_d(3,:)';
F4 = ABp_d(4,:)';

func=@(x,a0,b0,c0,d0) a0.*exp(b0.*x) + c0.*exp(d0*x);
      
       a1 =    -0.03866;
       b1 =      0.3746;
       c1 =       9.974;
       d1 =      -1.113;

       a2 =      -0.268;
       b2 =     -0.2156;
       c2 =     -0.9209;
       d2 =      -6.499;

       a3 =     -0.5453;
       b3 =     -0.2354;
       c3 =       1.415;
       d3 =     -0.5496;
       
       a4 =      -0.639;
       b4 =      -2.757;
       c4 =       4.099;
       d4 =      -3.934;


figure
hold on

plot(d,F1,'Displayname','F1','Linewidth',3)
plot(d,func(d,a1,b1,c1,d1),'--ro','Displayname','F1-fit','Markersize',5,'Linewidth',1.5)

plot(d,F2,'Displayname','F2','Linewidth',3)
plot(d,func(d,a2,b2,c2,d2),'--ro','Displayname','F2-fit','Markersize',5,'Linewidth',1.5)

plot(d,F3,'Displayname','F3','Linewidth',3)
plot(d,func(d,a3,b3,c3,d3),'--ro','Displayname','F3-fit','Markersize',5,'Linewidth',1.5)

plot(d,F4,'Displayname','F4','Linewidth',3)
plot(d,func(d,a4,b4,c4,d4),'--ro','Displayname','F4-fit','Markersize',5,'Linewidth',1.5)

legend('show')

x = d;
x1 = [a1,b1,c1,d1]; 
x2 = [a2,b2,c2,d2]; 
x3 = [a3,b3,c3,d3]; 
x4 = [a4,b4,c4,d4]; 

myfit1_BN(x1,F1)
% myfit1_BN(x2,F2)
% myfit1_BN(x3,F3)
%myfit1_BN(x4,F4)

figure1 = figure;
axes1 = axes('Parent',figure1,...
    'Position',[0.13 0.680241327300151 0.77 0.244758672699849]);
hold(axes1,'on');
% plot(d',F1,'Parent',axes1,'DisplayName','F1','Marker','o','LineWidth',2);
h1 = plot(d',F1,'o','Displayname','F1','linewidth',2);
plot(d,func(d,a1,b1,c1,d1),'-','Linewidth',1.5)
% ylabel('E (eV)');

title('t_{ABp} (eV)');

box(axes1,'on');
set(axes1,'FontSize',20,'FontWeight','bold','XTick',zeros(1,0));
legend1 = legend(axes1,'show',h1);
set(legend1,...
    'Position',[0.771028961154493 0.750303835144163 0.0970149253731343 0.0392156862745098]);
axes2 = axes('Parent',figure1,...
    'Position',[0.13 0.11 0.775 0.515367647058824]);
hold(axes2,'on');
h2 = plot(d',F2,'o','Displayname','F2','linewidth',2);
plot(d,func(d,a2,b2,c2,d2),'-','Linewidth',1.5)
h3 = plot(d',F3,'o','Displayname','F3','linewidth',2);
plot(d,func(d,a3,b3,c3,d3),'-','Linewidth',1.5)
h4 = plot(d',F4,'o','Displayname','F4','linewidth',2);
plot(d,func(d,a4,b4,c4,d4),'-','Linewidth',1.5)
% ylabel('E (eV)','FontWeight','bold');
xlabel('d A^o','FontWeight','bold');
box(axes2,'on');
set(axes2,'FontSize',20,'FontWeight','bold');
legend2 = legend(axes2,'show',[h2,h3,h4]);
set(legend2,...
    'Position',[0.772164426213304 0.20594807893233 0.107462686567164 0.174962292609351]);
Ff1=550;Ff2=600;Ff3=550;Ff4=600;
figure1.Position=[Ff1 Ff2 Ff3 Ff4];
%}







